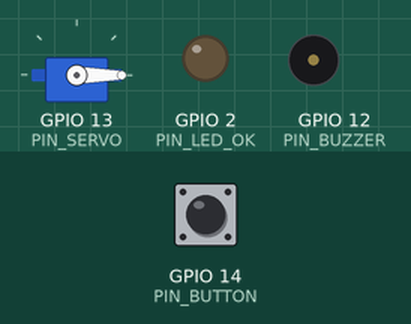
Simulated run of this sketch. Board: ESP32. Parts: servo, output pins drawn as LEDs (lit = HIGH), buzzer (waves = sounding). Dashed ring = blinking. Inputs (shaded band) come from the test bench; at power-on: GPIO 14 (PIN_BUTTON) HIGH. WiFi joins after 1.5 s; servers stay silent unless stated; uploads are accepted with an empty reply; the camera gives no picture; what the sketch prints to the serial monitor is not drawn.

Above: at 4.6 s.
4.7 s: GPIO 14 (PIN_BUTTON) pulled LOW for 0.15 s
At 5.8 s:
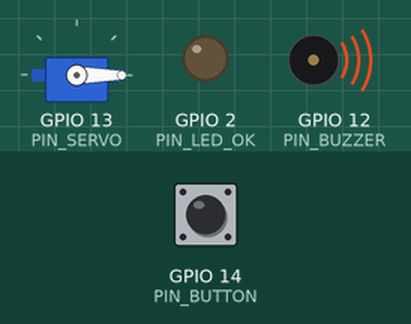
7.7 s: GPIO 14 (PIN_BUTTON) pulled LOW for 1 s
At 9.04 s:
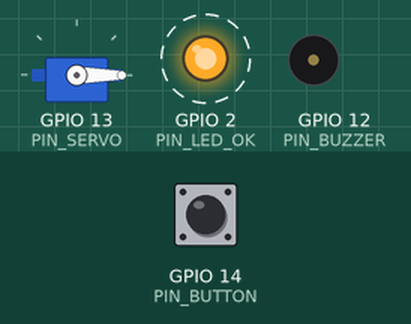
11.0 s: GPIO 14 (PIN_BUTTON) pulled LOW for 3.2 s
At 12.1 s:
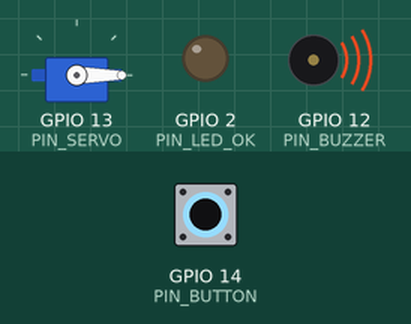
Timing chart, 0 to 16.9 s (numbered marks = the images above; inputs shaded):
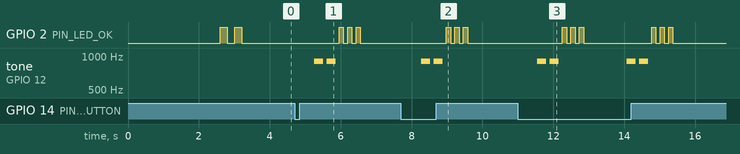

Measured:
- after the input at 4.7 s, GPIO 2 (PIN_LED_OK): alternates HIGH for 0.12 s and LOW for 0.12 s, 6 changes in all, then stays LOW, starting after 1.3 s; tone on GPIO 12 (PIN_BUZZER): alternates 900 Hz for 0.25 s and silent for 0.10 s, 4 changes in all, then stays silent, starting after 0.56 s
- after the input at 7.7 s, GPIO 2 (PIN_LED_OK): alternates HIGH for 0.12 s and LOW for 0.12 s, 6 changes in all, then stays LOW, starting after 1.3 s; tone on GPIO 12 (PIN_BUZZER): alternates 900 Hz for 0.25 s and silent for 0.10 s, 4 changes in all, then stays silent, starting after 0.58 s
- after the input at 11.0 s, GPIO 2 (PIN_LED_OK): LOW → HIGH after 1.3 s, → LOW 0.12 s later, → HIGH 0.12 s later, → LOW 0.12 s later, … (12 changes in this stretch); tone on GPIO 12 (PIN_BUZZER): plays 900 Hz for 0.25 s, 900 Hz for 0.25 s, 900 Hz for 0.25 s, 900 Hz for 0.25 s, starting after 0.55 s

The sketch:

smart_campus_catraca.ino
```cpp
/**
 * Smart Campus — Leitor de QR Code para Catraca
 * Hardware: ESP32-WROVER-DEV + câmera OV2640 + servo motor + botão
 *
 * Fluxo:
 *   1. Estudante exibe o QR Code no celular na frente da câmera
 *   2. Pressiona o botão (ou usa trigger automático)
 *   3. ESP32 captura imagem JPEG via OV2640
 *   4. Envia via HTTP multipart/form-data → POST /api/qrcode/scan-image
 *   5. Backend decodifica o QR, valida o token, responde { action: "OPEN" | "DENY" }
 *   6. OPEN  → servo vai para posição ABERTO (3s) e retorna para FECHADO
 *      DENY  → buzzer bipa + LED vermelho pisca
 */

// ══════════════════════════════════════════════════════════════════════════════
//  CONFIGURAÇÕES — edite aqui antes de gravar
// ══════════════════════════════════════════════════════════════════════════════

#define WIFI_SSID      "SEU_WIFI_SSID"
#define WIFI_PASSWORD  "SUA_SENHA_WIFI"
#define SERVER_HOST    "192.168.101.4"   // IP LAN da máquina com o Node.js
#define SERVER_PORT    3100
#define DEVICE_KEY     "esp32-secret-key"  // igual ao ESP32_DEVICE_KEY no .env
#define DEVICE_ID      "catraca-01"

// ── Pinos livres no WROVER-DEV (câmera usa: 4,5,18,19,21-27,34-39) ──────────
#define PIN_BUTTON     14   // Botão de leitura — outro terminal no GND
#define PIN_SERVO      13   // Sinal PWM do servo
#define PIN_LED_OK      2   // LED verde (LED embutido na maioria dos WROVER-DEV)
#define PIN_BUZZER     12   // Buzzer passivo (comente PIN_BUZZER se não usar)

// ── Servo ─────────────────────────────────────────────────────────────────────
#define SERVO_FECHADO   0   // ângulo = portão fechado (graus)
#define SERVO_ABERTO   90   // ângulo = portão aberto  (graus)
#define SERVO_OPEN_MS 3000  // tempo que fica aberto antes de fechar automaticamente

// ── Câmera OV2640 — pinout padrão ESP32-WROVER-DEV ───────────────────────────
#define CAM_PIN_PWDN    -1
#define CAM_PIN_RESET   -1
#define CAM_PIN_XCLK    21
#define CAM_PIN_SIOD    26
#define CAM_PIN_SIOC    27
#define CAM_PIN_D7      35
#define CAM_PIN_D6      34
#define CAM_PIN_D5      39
#define CAM_PIN_D4      36
#define CAM_PIN_D3      19
#define CAM_PIN_D2      18
#define CAM_PIN_D1       5
#define CAM_PIN_D0       4
#define CAM_PIN_VSYNC   25
#define CAM_PIN_HREF    23
#define CAM_PIN_PCLK    22

// ══════════════════════════════════════════════════════════════════════════════

#include "esp_camera.h"
#include <WiFi.h>
#include <HTTPClient.h>
#include <ArduinoJson.h>
#include <ESP32Servo.h>   // Biblioteca: "ESP32Servo" by Kevin Harrington

Servo portaoServo;

// ─────────────────────────────────────────────────────────────────────────────
//  CÂMERA
// ─────────────────────────────────────────────────────────────────────────────
bool initCamera() {
  camera_config_t cfg;
  cfg.ledc_channel  = LEDC_CHANNEL_0;
  cfg.ledc_timer    = LEDC_TIMER_0;
  cfg.pin_d0        = CAM_PIN_D0;
  cfg.pin_d1        = CAM_PIN_D1;
  cfg.pin_d2        = CAM_PIN_D2;
  cfg.pin_d3        = CAM_PIN_D3;
  cfg.pin_d4        = CAM_PIN_D4;
  cfg.pin_d5        = CAM_PIN_D5;
  cfg.pin_d6        = CAM_PIN_D6;
  cfg.pin_d7        = CAM_PIN_D7;
  cfg.pin_xclk      = CAM_PIN_XCLK;
  cfg.pin_pclk      = CAM_PIN_PCLK;
  cfg.pin_vsync     = CAM_PIN_VSYNC;
  cfg.pin_href      = CAM_PIN_HREF;
  cfg.pin_sscb_sda  = CAM_PIN_SIOD;
  cfg.pin_sscb_scl  = CAM_PIN_SIOC;
  cfg.pin_pwdn      = CAM_PIN_PWDN;
  cfg.pin_reset     = CAM_PIN_RESET;
  cfg.xclk_freq_hz  = 20000000;
  cfg.pixel_format  = PIXFORMAT_JPEG;

  // WROVER-DEV tem PSRAM de 8 MB — aproveita para alta resolução
  if (psramFound()) {
    cfg.frame_size   = FRAMESIZE_VGA;  // 640×480 — ótimo para leitura de QR
    cfg.jpeg_quality = 10;
    cfg.fb_count     = 2;
    cfg.fb_location  = CAMERA_FB_IN_PSRAM;
    Serial.println("[CAM] PSRAM detectada — usando VGA + duplo buffer.");
  } else {
    cfg.frame_size   = FRAMESIZE_QVGA; // 320×240 — fallback
    cfg.jpeg_quality = 12;
    cfg.fb_count     = 1;
    cfg.fb_location  = CAMERA_FB_IN_DRAM;
    Serial.println("[CAM] Sem PSRAM — usando QVGA.");
  }

  esp_err_t err = esp_camera_init(&cfg);
  if (err != ESP_OK) {
    Serial.printf("[CAM] ERRO ao inicializar: 0x%x\n", err);
    return false;
  }

  // Ajustes do sensor OV2640 para QR em tela de celular
  sensor_t* s = esp_camera_sensor_get();
  if (s) {
    s->set_brightness(s,  1);   // leve aumento de brilho
    s->set_contrast(s,    1);   // mais contraste → QR mais legível
    s->set_saturation(s, -1);   // menos cor → foco em preto/branco
    s->set_sharpness(s,   2);   // mais nitidez
    s->set_whitebal(s,    1);   // auto white-balance
    s->set_awb_gain(s,    1);
    s->set_exposure_ctrl(s, 1); // auto exposição
    s->set_aec2(s,        1);   // AEC DSP
    s->set_gain_ctrl(s,   1);   // auto gain
  }

  Serial.println("[CAM] OV2640 iniciada.");
  return true;
}

// ─────────────────────────────────────────────────────────────────────────────
//  HTTP — envia imagem e retorna "OPEN", "DENY" ou "ERROR"
// ─────────────────────────────────────────────────────────────────────────────
String sendImageToBackend(camera_fb_t* fb) {
  if (WiFi.status() != WL_CONNECTED) {
    Serial.println("[HTTP] Wi-Fi desconectado.");
    return "ERROR";
  }

  String url = "http://" + String(SERVER_HOST) + ":" + String(SERVER_PORT)
             + "/api/qrcode/scan-image";
  Serial.println("[HTTP] Enviando → " + url);
  Serial.printf("[HTTP] Tamanho da imagem: %d bytes\n", fb->len);

  const String boundary      = "SmartCampusBoundary";
  const String contentType   = "multipart/form-data; boundary=" + boundary;

  // ── Partes do multipart ───────────────────────────────────────────────────
  String partDeviceId =
    "--" + boundary + "\r\n"
    "Content-Disposition: form-data; name=\"deviceId\"\r\n\r\n"
    + String(DEVICE_ID) + "\r\n";

  String partImageHeader =
    "--" + boundary + "\r\n"
    "Content-Disposition: form-data; name=\"image\"; filename=\"qr.jpg\"\r\n"
    "Content-Type: image/jpeg\r\n\r\n";

  String partFooter = "\r\n--" + boundary + "--\r\n";

  size_t totalLen = partDeviceId.length()
                  + partImageHeader.length()
                  + fb->len
                  + partFooter.length();

  // ── Aloca body na PSRAM se disponível, senão na heap normal ───────────────
  uint8_t* body = psramFound()
    ? (uint8_t*)ps_malloc(totalLen)
    : (uint8_t*)malloc(totalLen);

  if (!body) {
    Serial.printf("[HTTP] Sem memória para o body (%d bytes).\n", totalLen);
    return "ERROR";
  }

  size_t off = 0;
  memcpy(body + off, partDeviceId.c_str(),    partDeviceId.length());    off += partDeviceId.length();
  memcpy(body + off, partImageHeader.c_str(), partImageHeader.length()); off += partImageHeader.length();
  memcpy(body + off, fb->buf,                 fb->len);                  off += fb->len;
  memcpy(body + off, partFooter.c_str(),      partFooter.length());

  // ── Envia ─────────────────────────────────────────────────────────────────
  WiFiClient client;
  HTTPClient http;
  http.begin(client, url);
  http.addHeader("Content-Type",   contentType);
  http.addHeader("X-Device-Key",   DEVICE_KEY);
  http.setTimeout(10000); // 10s timeout

  int httpCode = http.POST(body, totalLen);
  free(body);

  Serial.printf("[HTTP] Status: %d\n", httpCode);

  String action = "ERROR";

  if (httpCode == 200 || httpCode == 403 || httpCode == 400) {
    String resp = http.getString();
    Serial.println("[HTTP] Resposta: " + resp);

    StaticJsonDocument<512> doc;
    if (!deserializeJson(doc, resp)) {
      action = doc["action"] | "DENY";

      if (action == "OPEN") {
        Serial.printf("[QR] ✅ ACESSO LIBERADO — %s\n",
          doc["student"]["name"] | "Aluno");
      } else {
        Serial.printf("[QR] ❌ ACESSO NEGADO — %s\n",
          doc["reason"] | "Token inválido");
      }
    }
  } else {
    Serial.printf("[HTTP] Erro inesperado: %d\n", httpCode);
  }

  http.end();
  return action;
}

// ─────────────────────────────────────────────────────────────────────────────
//  SERVO — controle do portão
// ─────────────────────────────────────────────────────────────────────────────
void abrirPortao() {
  Serial.println("[SERVO] → ABRINDO");
  portaoServo.write(SERVO_ABERTO);
  digitalWrite(PIN_LED_OK, HIGH);
  delay(SERVO_OPEN_MS);
  portaoServo.write(SERVO_FECHADO);
  digitalWrite(PIN_LED_OK, LOW);
  Serial.println("[SERVO] → FECHADO");
}

void negarAcesso() {
  Serial.println("[SERVO] → NEGADO (servo não movimenta)");
#ifdef PIN_BUZZER
  // Dois bipes curtos
  for (int i = 0; i < 2; i++) {
    tone(PIN_BUZZER, 900, 250);
    delay(350);
  }
  noTone(PIN_BUZZER);
#endif
  // Pisca LED 3× para feedback visual
  for (int i = 0; i < 3; i++) {
    digitalWrite(PIN_LED_OK, HIGH); delay(120);
    digitalWrite(PIN_LED_OK, LOW);  delay(120);
  }
}

// ─────────────────────────────────────────────────────────────────────────────
//  CICLO: captura → envia → aciona servo
// ─────────────────────────────────────────────────────────────────────────────
void readAndProcess() {
  Serial.println("\n[CICLO] Iniciando leitura...");

  // Descarta 2 frames para estabilizar a auto-exposição do OV2640
  for (int i = 0; i < 2; i++) {
    camera_fb_t* discard = esp_camera_fb_get();
    if (discard) esp_camera_fb_return(discard);
    delay(80);
  }

  camera_fb_t* fb = esp_camera_fb_get();
  if (!fb) {
    Serial.println("[CAM] Falha ao capturar frame.");
    negarAcesso();
    return;
  }

  Serial.printf("[CAM] Frame capturado: %d bytes\n", fb->len);

  String action = sendImageToBackend(fb);
  esp_camera_fb_return(fb); // SEMPRE devolve antes de qualquer delay/ação

  if (action == "OPEN") {
    abrirPortao();
  } else {
    negarAcesso();
  }
}

// ══════════════════════════════════════════════════════════════════════════════
//  SETUP
// ══════════════════════════════════════════════════════════════════════════════
void setup() {
  Serial.begin(115200);
  delay(500);
  Serial.println("\n=== Smart Campus — Catraca QR Code ===");
  Serial.println("Board: ESP32-WROVER-DEV | Câmera: OV2640 | Atuador: Servo");

  // ── GPIOs ────────────────────────────────────────────────────────────────
  pinMode(PIN_BUTTON, INPUT_PULLUP);
  pinMode(PIN_LED_OK, OUTPUT);
  digitalWrite(PIN_LED_OK, LOW);

  // Servo começa na posição fechada
  portaoServo.attach(PIN_SERVO, 500, 2400); // pulso mínimo/máximo em µs
  portaoServo.write(SERVO_FECHADO);
  delay(300);

  // ── Câmera ───────────────────────────────────────────────────────────────
  if (!initCamera()) {
    Serial.println("[ERRO FATAL] Câmera não iniciada. Verifique o cabeamento.");
    // Erro fatal: pisca LED infinitamente
    while (true) {
      digitalWrite(PIN_LED_OK, HIGH); delay(150);
      digitalWrite(PIN_LED_OK, LOW);  delay(150);
    }
  }

  // ── Wi-Fi ─────────────────────────────────────────────────────────────────
  Serial.printf("[WIFI] Conectando a '%s'", WIFI_SSID);
  WiFi.mode(WIFI_STA);
  WiFi.begin(WIFI_SSID, WIFI_PASSWORD);

  int tentativas = 0;
  while (WiFi.status() != WL_CONNECTED && tentativas < 30) {
    delay(500);
    Serial.print(".");
    tentativas++;
  }
  Serial.println();

  if (WiFi.status() != WL_CONNECTED) {
    Serial.println("[WIFI] Falha na conexão. Reiniciando em 3s...");
    delay(3000);
    ESP.restart();
  }

  Serial.printf("[WIFI] Conectado! IP: %s\n", WiFi.localIP().toString().c_str());

  // ── Pronto: 2 piscadas no LED ──────────────────────────────────────────────
  for (int i = 0; i < 2; i++) {
    digitalWrite(PIN_LED_OK, HIGH); delay(200);
    digitalWrite(PIN_LED_OK, LOW);  delay(200);
  }

  Serial.println("[PRONTO] Aguardando leitura de QR Code...\n");
}

// ══════════════════════════════════════════════════════════════════════════════
//  LOOP
// ══════════════════════════════════════════════════════════════════════════════
static unsigned long ultimoTrigger = 0;
#define DEBOUNCE_MS 2500  // intervalo mínimo entre leituras (ms)

void loop() {
  // Reconecta automaticamente se Wi-Fi cair
  if (WiFi.status() != WL_CONNECTED) {
    Serial.println("[WIFI] Reconectando...");
    WiFi.reconnect();
    delay(3000);
    return;
  }

  unsigned long agora = millis();

  // ── TRIGGER POR BOTÃO ──────────────────────────────────────────────────────
  // Botão pressionado = LOW (pull-up interno)
  if (digitalRead(PIN_BUTTON) == LOW && (agora - ultimoTrigger > DEBOUNCE_MS)) {
    ultimoTrigger = agora;
    readAndProcess();
  }

  // ── (OPCIONAL) TRIGGER AUTOMÁTICO ─────────────────────────────────────────
  // Descomente para capturar a cada 4 segundos sem botão físico:
  /*
  static unsigned long ultimoAuto = 0;
  if (agora - ultimoAuto > 4000) {
    ultimoAuto = agora;
    readAndProcess();
  }
  */

  delay(50);
}
```
